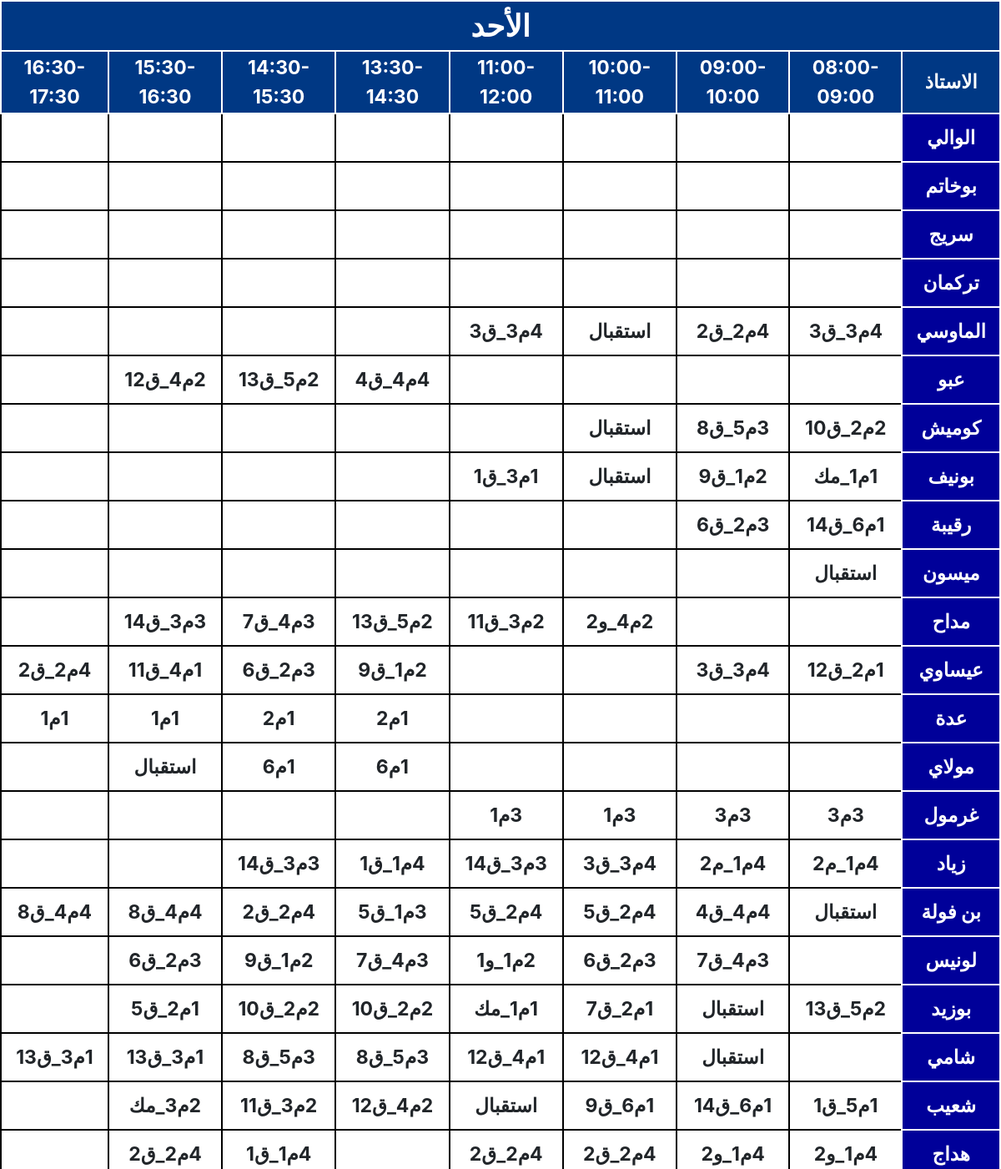
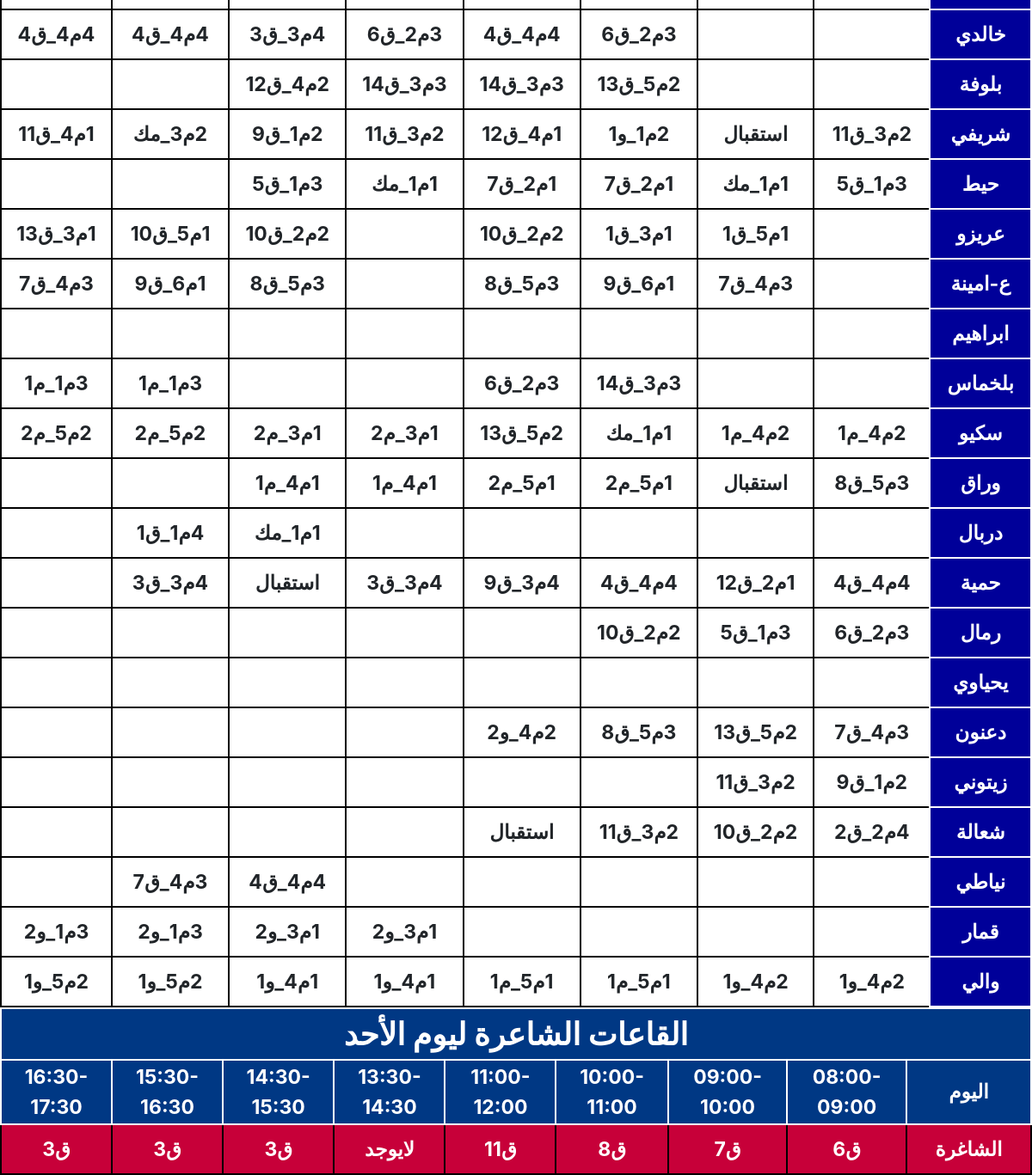
Screenshot of /chaghira1_1.php with the database file from the repository (2 pictures, top to bottom).
### tables this page shows
CREATE TABLE "prof" (
	"id"	int(11) NOT NULL,
	"jour"	varchar(50) NOT NULL,
	"nome"	varchar(50) NOT NULL,
	"matiere"	varchar(50) NOT NULL,
	"obs"	TEXT,
	"se1"	varchar(50),
	"se2"	varchar(50),
	"s3"	varchar(50),
	"s4"	varchar(50),
	"s5"	varchar(50),
	"s6"	varchar(50),
	"s7"	varchar(50),
	"s8"	varchar(50)
);

### chaghira1_1.php (the view, shortened to what this page needs)
<!DOCTYPE html>
<html lang="en">
<head>
    <link href="css/bootstrap.min.css" rel="stylesheet">
</head>
<body>
    <table id="scheduleTable" >
            <thead >
            <tr>
            <th colspan=9 style="font-size: 36px;">الأحد</th>
            </tr>
                <tr>
                <th style='width:90px; '>الاستاذ</th>
                    <th style='width:80px;'>08:00-09:00</th>
                    <th style='width:80px;'>09:00-10:00</th>
                    <th style='width:80px;'>10:00-11:00</th>
                    <th style='width:80px;'>11:00-12:00</th>
                    <th style='width:80px;'>13:30-14:30</th>
                    <th style='width:80px;'>14:30-15:30</th>
                    <th style='width:80px;'>15:30-16:30</th>
                    <th style='width:80px;'>16:30-17:30</th>
                </tr>
            </thead>
            <tbody>
            <?php
$database_file = './databasse3.db';
$connection = new PDO("sqlite:$database_file");
$connection->setAttribute(PDO::ATTR_ERRMODE, PDO::ERRMODE_EXCEPTION);
$sql = "SELECT * FROM prof WHERE jour = 'الأحد'";
$result = $connection->query($sql);
    while ($row = $result->fetch(PDO::FETCH_ASSOC)) {
        echo "<tr style=';'>
                <td style='background-color: #000099 !important;color:white;border: 2px solid white;'>{$row['nome']}</td>
                <td>{$row['se1']}</td>
                <td>{$row['se2']}</td>
                <td>{$row['s3']}</td>
                <td>{$row['s4']}</td>
                <td>{$row['s5']}</td>
                <td>{$row['s6']}</td>
                <td>{$row['s7']}</td>
                <td>{$row['s8']}</td>
              </tr>";
    }
?>
     </tbody>
     </table>
     <table >
            <thead >
            <tr>
            <th colspan=9 style="font-size: 36px;">القاعات الشاعرة ليوم الأحد</th>
            </tr>
                <tr>
                <th style='width:90px; '>اليوم</th>
                    <th style='width:80px;'>08:00-09:00</th>
                    <th style='width:80px;'>09:00-10:00</th>
                    <th style='width:80px;'>10:00-11:00</th>
                    <th style='width:80px;'>11:00-12:00</th>
                    <th style='width:80px;'>13:30-14:30</th>
                    <th style='width:80px;'>14:30-15:30</th>
                    <th style='width:80px;'>15:30-16:30</th>
                    <th style='width:80px;'>16:30-17:30</th>
                    </tr>
            </thead>
            <tbody>
                <tr style='background-color:#C70039 !important;color:white;border: 2px solid white;'>
        <td>الشاغرة</td>
        <td id="dev1">ق6</td>
        <td id="dev2">ق7</td>
        <td id="dev3">ق8</td>
        <td id="dev4">ق11</td>
        <td id="dev5">لايوجد</td>
        <td id="dev6">ق3</td>
        <td id="dev7">ق3</td>
        <td id="dev8">ق3</td>
                </tr>
        </tbody>
</table>
</body>
</html>

### chaghira1_1.php (style rules this page uses)
body { //font-family: hacen; display: block; }
table { border:2px solid black; text-align: center; padding: none; border-collapse: collapse; font-size: 23px; width:100%; font-weight: bold; direction: rtl; }
th, td { border:2px solid black; text-align: center; padding: 2px; }
tr { height: 58px; }
td:empty { position: relative; }
td:empty::after { content: ""; position: absolute; top: 0; left: 0; width: 100%; height: 100%; background-image: repeating-linear-gradient( 45deg, white 0px, white 2px, transparent 2px, transparent 6px ); opacity: 0.9; pointer-events: none; }
th { background-color: #003884 !important; color:white; border: 2px solid white; }

### rows the page displays
prof: nome "الوالي"
prof: nome "بوخاتم"
prof: nome "سريج"
prof: nome "تركمان"
prof: nome "الماوسي", se1 "4م3_ق3", se2 "4م2_ق2", s3 "استقبال", s4 "4م3_ق3"
prof: nome "عبو", s5 "4م4_ق4", s6 "2م5_ق13", s7 "2م4_ق12"
prof: nome "كوميش", se1 "2م2_ق10", se2 "3م5_ق8", s3 "استقبال"
prof: nome "بونيف", se1 "1م1_مك", se2 "2م1_ق9", s3 "استقبال", s4 "1م3_ق1"
prof: nome "رقيبة", se1 "1م6_ق14", se2 "3م2_ق6"
prof: nome "ميسون", se1 "استقبال"
prof: nome "مداح", s3 "2م4_و2", s4 "2م3_ق11", s5 "2م5_ق13", s6 "3م4_ق7", s7 "3م3_ق14"
prof: nome "عيساوي", se1 "1م2_ق12", se2 "4م3_ق3", s5 "2م1_ق9", s6 "3م2_ق6", s7 "1م4_ق11", s8 "4م2_ق2"
prof: nome "عدة", s5 "1م2", s6 "1م2", s7 "1م1", s8 "1م1"
prof: nome "مولاي", s5 "1م6", s6 "1م6", s7 "استقبال"
prof: nome "غرمول", se1 "3م3", se2 "3م3", s3 "3م1", s4 "3م1"
prof: nome "زياد", se1 "4م1_م2", se2 "4م1_م2", s3 "4م3_ق3", s4 "3م3_ق14", s5 "4م1_ق1", s6 "3م3_ق14"
prof: nome "بن فولة", se1 "استقبال", se2 "4م4_ق4", s3 "4م2_ق5", s4 "4م2_ق5", s5 "3م1_ق5", s6 "4م2_ق2", s7 "4م4_ق8", s8 "4م4_ق8"
prof: nome "لونيس", se2 "3م4_ق7", s3 "3م2_ق6", s4 "2م1_و1", s5 "3م4_ق7", s6 "2م1_ق9", s7 "3م2_ق6"
prof: nome "بوزيد", se1 "2م5_ق13", se2 "استقبال", s3 "1م2_ق7", s4 "1م1_مك", s5 "2م2_ق10", s6 "2م2_ق10", s7 "1م2_ق5"
prof: nome "شامي", se2 "استقبال", s3 "1م4_ق12", s4 "1م4_ق12", s5 "3م5_ق8", s6 "3م5_ق8", s7 "1م3_ق13", s8 "1م3_ق13"
prof: nome "شعيب", se1 "1م5_ق1", se2 "1م6_ق14", s3 "1م6_ق9", s4 "استقبال", s5 "2م4_ق12", s6 "2م3_ق11", s7 "2م3_مك"
prof: nome "هداج", se1 "4م1_و2", se2 "4م1_و2", s3 "4م2_ق2", s4 "4م2_ق2", s6 "4م1_ق1", s7 "4م2_ق2"
prof: nome "خالدي", s3 "3م2_ق6", s4 "4م4_ق4", s5 "3م2_ق6", s6 "4م3_ق3", s7 "4م4_ق4", s8 "4م4_ق4"
prof: nome "بلوفة", s3 "2م5_ق13", s4 "3م3_ق14", s5 "3م3_ق14", s6 "2م4_ق12"
prof: nome "شريفي", se1 "2م3_ق11", se2 "استقبال", s3 "2م1_و1", s4 "1م4_ق12", s5 "2م3_ق11", s6 "2م1_ق9", s7 "2م3_مك", s8 "1م4_ق11"
prof: nome "حيط", se1 "3م1_ق5", se2 "1م1_مك", s3 "1م2_ق7", s4 "1م2_ق7", s5 "1م1_مك", s6 "3م1_ق5"
prof: nome "عريزو", se2 "1م5_ق1", s3 "1م3_ق1", s4 "2م2_ق10", s6 "2م2_ق10", s7 "1م5_ق10", s8 "1م3_ق13"
prof: nome "ع-امينة", se2 "3م4_ق7", s3 "1م6_ق9", s4 "3م5_ق8", s6 "3م5_ق8", s7 "1م6_ق9", s8 "3م4_ق7"
prof: nome "ابراهيم"
prof: nome "بلخماس", s3 "3م3_ق14", s4 "3م2_ق6", s7 "3م1_م1", s8 "3م1_م1"
prof: nome "سكيو", se1 "2م4_م1", se2 "2م4_م1", s3 "1م1_مك", s4 "2م5_ق13", s5 "1م3_م2", s6 "1م3_م2", s7 "2م5_م2", s8 "2م5_م2"
prof: nome "وراق", se1 "3م5_ق8", se2 "استقبال", s3 "1م5_م2", s4 "1م5_م2", s5 "1م4_م1", s6 "1م4_م1"
prof: nome "دربال", s6 "1م1_مك", s7 "4م1_ق1"
prof: nome "حمية", se1 "4م4_ق4", se2 "1م2_ق12", s3 "4م4_ق4", s4 "4م3_ق9", s5 "4م3_ق3", s6 "استقبال", s7 "4م3_ق3"
prof: nome "رمال", se1 "3م2_ق6", se2 "3م1_ق5", s3 "2م2_ق10"
prof: nome "يحياوي"
prof: nome "دعنون", se1 "3م4_ق7", se2 "2م5_ق13", s3 "3م5_ق8", s4 "2م4_و2"
prof: nome "زيتوني", se1 "2م1_ق9", se2 "2م3_ق11"
prof: nome "شعالة", se1 "4م2_ق2", se2 "2م2_ق10", s3 "2م3_ق11", s4 "استقبال"
prof: nome "نياطي", s6 "4م4_ق4", s7 "3م4_ق7"
prof: nome "قمار", s5 "1م3_و2", s6 "1م3_و2", s7 "3م1_و2", s8 "3م1_و2"
prof: nome "والي", se1 "2م4_و1", se2 "2م4_و1", s3 "1م5_م1", s4 "1م5_م1", s5 "1م4_و1", s6 "1م4_و1", s7 "2م5_و1", s8 "2م5_و1"
